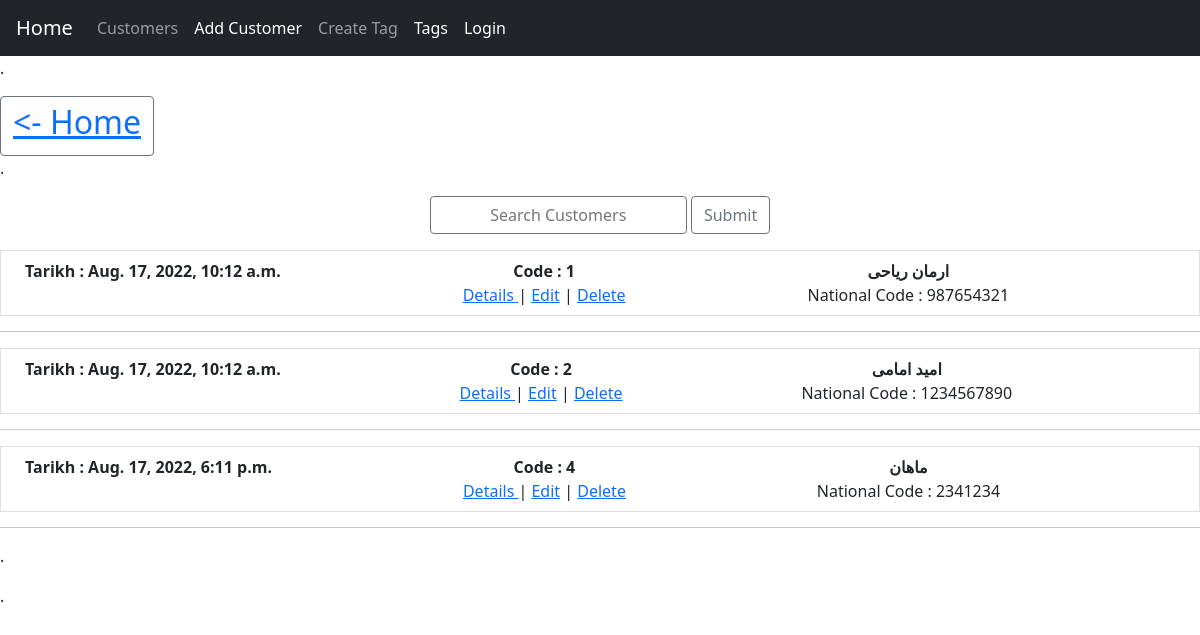
Screenshot of /customer/ with the database file from the repository.
### articles/models.py (models this page shows, shortened)
class Article(models.Model):
    name  = models.CharField(_("نام و نام خانوادگی "), max_length=30)
    National_code = models.IntegerField(_("کد ملی "))
    date = models.DateTimeField(auto_now_add=True)
    update_time = models.DateTimeField(auto_now=True, auto_now_add=False)
    describtion = models.TextField(_("توضیحات "), blank=True)
    auther = models.ForeignKey(User, on_delete=models.PROTECT, default='admin') #    settings.AUTH_USER_MODEL
    tags = models.ManyToManyField("Tag", related_name="articles", blank=True, null=True)

### articles/views.py (the view)
# urls.py: path('', views.articles_list, name = 'customers'),
def articles_list(request):
    articles_list = Article.objects.all()
    context = {
        "articles_list": articles_list
    }
    return render(request, "articles/customers.html", context)

### templates/articles/customers.html (shortened to what this page needs)
{% extends 'base.html' %}
{% load static %}
{% block content %}
<head>
    <link href="https://cdn.jsdelivr.net/npm/bootstrap@5.1.3/dist/css/bootstrap.min.css" rel="stylesheet">
</head>
<center>
    <form method="GET" action = "{% url 'search' %}">
        <div class = "blog-search-form">
            <input name = "search" placeholder = "Search Customers" type = "text" class="btn btn-outline-secondary">
            <button class="btn btn-outline-secondary" type = "submit">
                Submit
            </button>
        </div>
    </form>
</center>
<ol class="list-group list-group-numbered">
<center>
{% for ab in articles_list %}
    <li class="list-group-item d-flex justify-content-between align-items-start">
    <div class="ms-2 me-auto">
      <div class="fw-bold">Tarikh : {{ ab.date }}</div>
    </div>
    <div class="ms-2 me-auto">
      <div class="fw-bold">Code : {{ ab.pk }}</div>
      <a href = "{% url 'customer_detail' ab.pk %}"> Details </a> | <a href="{% url 'customer_edit' ab.pk %}">Edit</a> | <a href="{% url 'customer_delete' ab.pk %}">Delete</a>
    </div>
    <div class="ms-2 me-auto">
      <div class="fw-bold">{{ ab.name}}</div>
      National Code : {{ ab.National_code }}
    </div>
  </li>
<hr>
{% endfor %}
</ol>
{% endblock content %}

### rows the page displays
Article: date "Aug. 17, 2022, 10:12 a.m.", pk "1", name "ارمان ریاحی", National_code "987654321"
Article: date "Aug. 17, 2022, 10:12 a.m.", pk "2", name "امید امامی", National_code "1234567890"
Article: date "Aug. 17, 2022, 6:11 p.m.", pk "4", name "ماهان", National_code "2341234"
